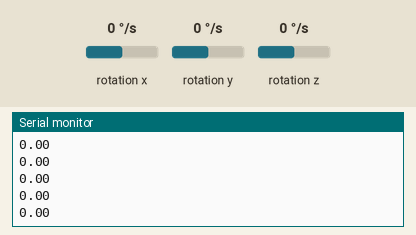
Bench run of a sketch on a simulated Arduino Uno, built with avr-gcc and run on an emulated ATmega328P. Shown: the last lines printed to the serial monitor. Wiring (inferred from the names in the program): ITG-3200 gyroscope at I2C address 0x68. The test bench sets the inputs (shaded band); at power-on: rotation z 0 °/s, rotation x 0 °/s, rotation y 0 °/s.

Above: at 2.5 s.
2.6 s: rotation z set to -192 °/s
At 3.7 s:
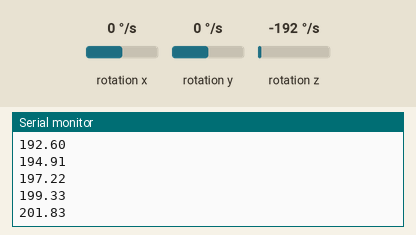
4.1 s: rotation z set to -100 °/s
At 5.0 s:
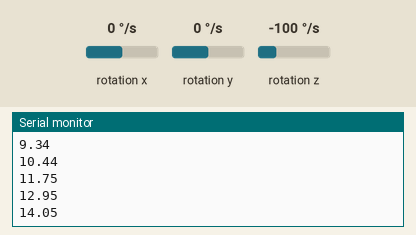
Timing chart, 0 to 7.1 s (numbered marks = the images above; inputs shaded):
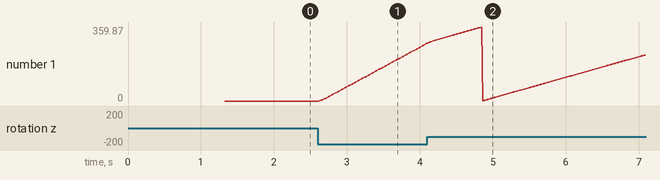

The sketch:

Gyro_Heading.ino
```cpp
#include <Wire.h>

float GyroX,GyroY,GyroZ,GyroTemp,filterZ,gyroHeading,cycle;

unsigned long clockNew,clockOld;

int g_offx = 0;
int g_offy = 0;
int g_offz = 0;

#define ITG3200_Address 0x68
#define alphaGyro .25

void setup() {
 Wire.begin();
  Serial.begin(115200);
  delay(100);
  initGyro();
  delay(100);
  gyroCalibrate();
  delay(1000);
  cycle = 0.0;
  clockOld = 0.0;
  gyroHeading = 0.0;
}

void loop() {
  getGyro();
  calcGyroHeading();
  Serial.println(gyroHeading);

}

void calcGyroHeading(){

  filterZ = (1-alphaGyro)*filterZ+alphaGyro*(GyroZ/14.35);
  clockNew = millis();
  cycle = clockNew - clockOld;
  clockOld = clockNew;
  gyroHeading = gyroHeading + (-1)*filterZ*((cycle*1.0)/1000.0);
  delay(10);

  if (gyroHeading > -1000 && gyroHeading < 1000){
    while (gyroHeading>360){
      gyroHeading = gyroHeading - 360;
    }
    while (gyroHeading<0){
      gyroHeading = gyroHeading + 360;
    }
  }
}

void initGyro() {
   Wire.beginTransmission(ITG3200_Address);
   Wire.write(0x3E);
   Wire.write(0x00);
   Wire.endTransmission();

   Wire.beginTransmission(ITG3200_Address);
   Wire.write(0x15);
   Wire.write(0x07);
   Wire.endTransmission();

   Wire.beginTransmission(ITG3200_Address);
   Wire.write(0x16);
   Wire.write(0x1E);   // +/- 2000 dgrs/sec, 1KHz, 1E, 19
   Wire.endTransmission();

   Wire.beginTransmission(ITG3200_Address);
   Wire.write(0x17);
   Wire.write(0x00);
   Wire.endTransmission();


}

void gyroCalibrate(){

 int tmpx = 0;
 int tmpy = 0;
 int tmpz = 0;

 g_offx = 0;
 g_offy = 0;
 g_offz = 0;

 for (char i = 0;i<10;i++)
    {
    delay(10);
    getGyro();
    tmpx += GyroX;
    tmpy += GyroY;
    tmpz += GyroZ;
    }
 g_offx = tmpx/10;
 g_offy = tmpy/10;
 g_offz = tmpz/10;


}

void getGyro() {
  Wire.beginTransmission(ITG3200_Address);
  Wire.write(0x1B);
  Wire.endTransmission();

  Wire.beginTransmission(ITG3200_Address);
  Wire.requestFrom(ITG3200_Address, 8);    // request 8 bytes from ITG3200

  int i = 0;
  byte buff[8];
  while(Wire.available())
  {
    buff[i] = Wire.read();
    i++;
  }
  Wire.endTransmission();

  GyroX = ((buff[4] << 8) | buff[5]) - g_offx;
  GyroY = ((buff[2] << 8) | buff[3]) - g_offy;
  GyroZ = ((buff[6] << 8) | buff[7]) - g_offz;
  GyroTemp = (buff[0] << 8) | buff[1]; // temperature


}
```

Measured:
- after the input at 2.6 s, the serial monitor: prints a new line at once (image 1)
- plotted number 1: 0 → 279.92 after the input at 2.6 s
